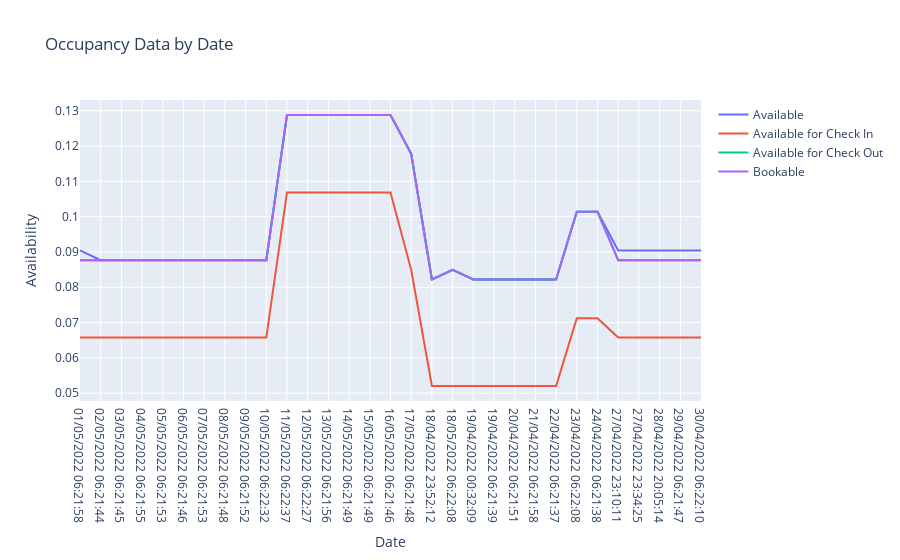

This figure's notebook cell:
### Code cell
miami_example_by_pull_time = miami_example.groupby(['id','pulled'])['available','min_nights','available_for_checkin','available_for_checkout','bookable'].mean().reset_index()
miami_example_by_pull_time_count = miami_example.groupby(['pulled','date'])['available','min_nights','available_for_checkin','available_for_checkout','bookable'].count().reset_index()

# Create traces
miami_example_grouped_fig = go.Figure()
miami_example_grouped_fig.add_trace(go.Scatter(x=miami_example_by_pull_time['pulled'], y=miami_example_by_pull_time['available'],
                    mode='lines',
                    name='Available'))
miami_example_grouped_fig.add_trace(go.Scatter(x=miami_example_by_pull_time['pulled'], y=miami_example_by_pull_time['available_for_checkin'],
                    mode='lines', 
                    name='Available for Check In'))
miami_example_grouped_fig.add_trace(go.Scatter(x=miami_example_by_pull_time['pulled'], y=miami_example_by_pull_time['available_for_checkout'],
                    mode='lines', 
                    name='Available for Check Out'))
miami_example_grouped_fig.add_trace(go.Scatter(x=miami_example_by_pull_time['pulled'], y=miami_example_by_pull_time['bookable'],
                    mode='lines', 
                    name='Bookable'))
miami_example_grouped_fig.update_layout(title_text="Occupancy Data by Date", xaxis_title='Date', yaxis_title='Availability')
filename = "newsletter_features/occupancy_data_line_fig_miami_example.png"
miami_example_grouped_fig.write_image(filename, engine='kaleido', width=2000, height=500)
miami_example_grouped_fig.show()
